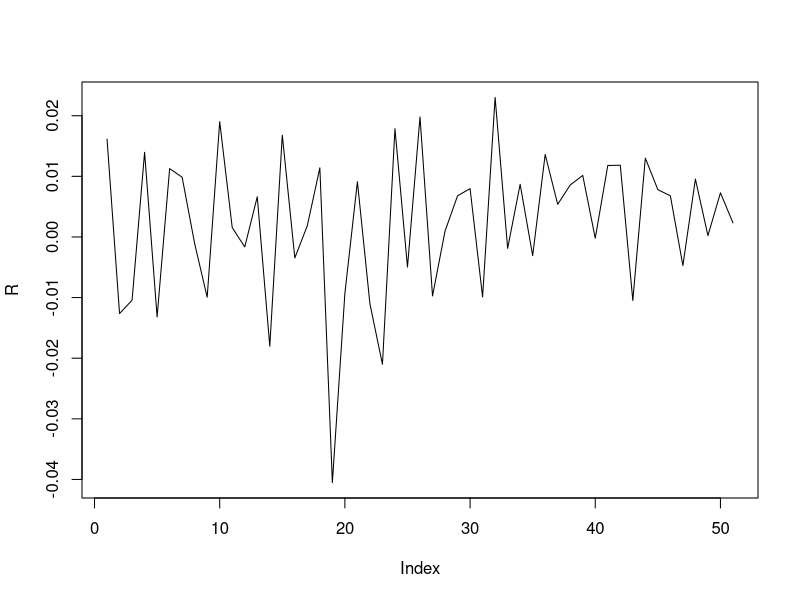
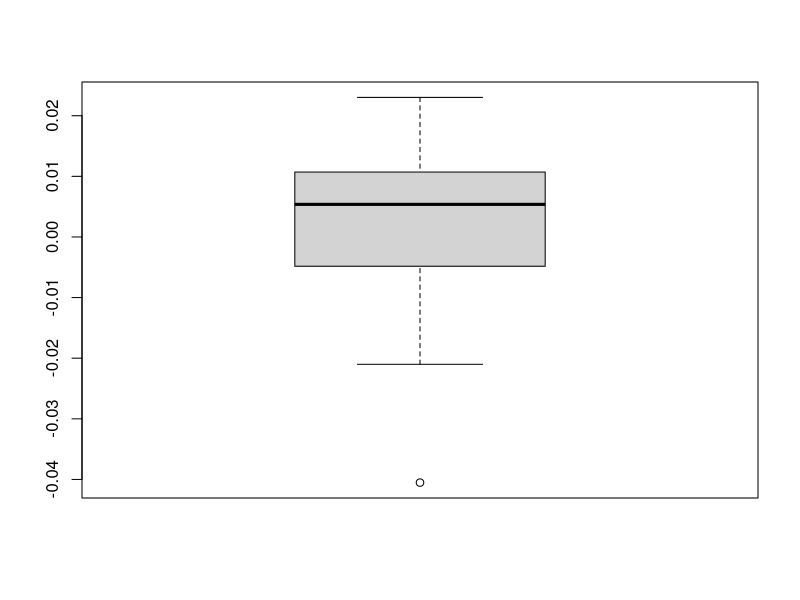
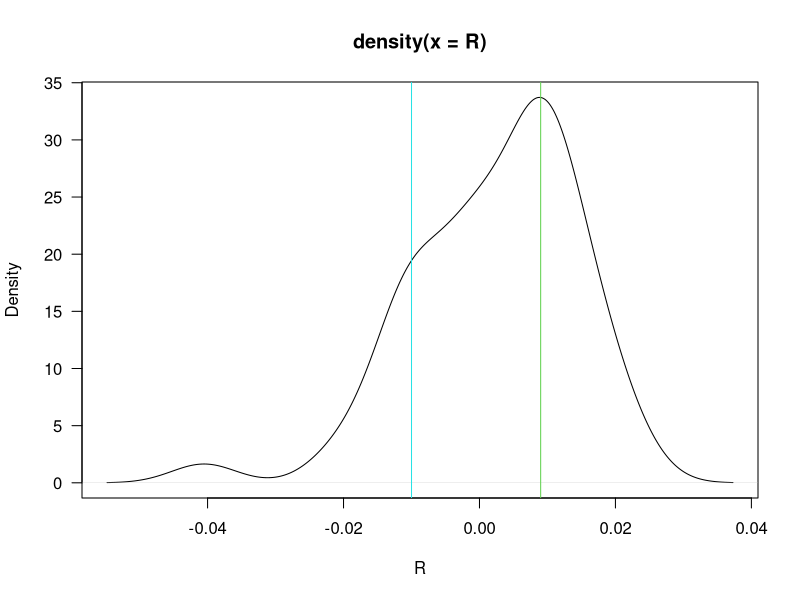
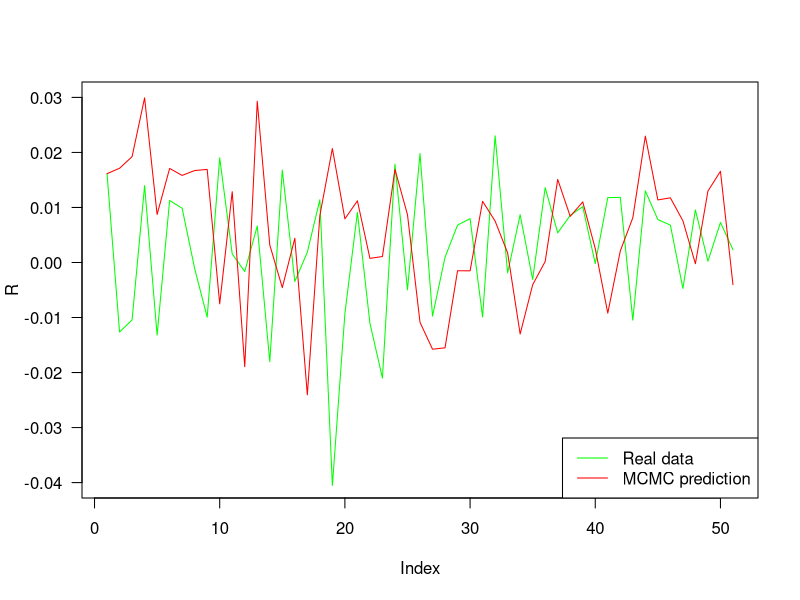
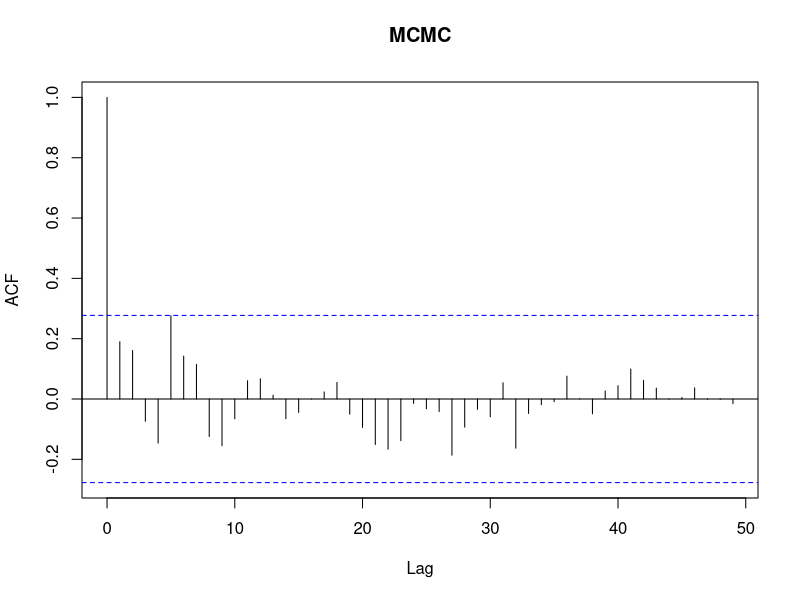
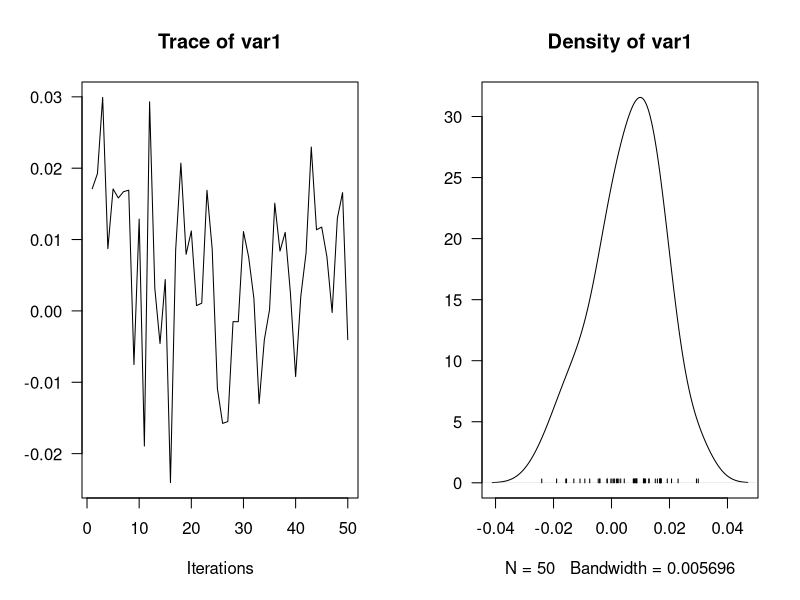

The R source for these figures, in order:
## ---- chunk 1
knitr::opts_chunk$set(echo = F)
library(coda)

## ---- chunk 2

setwd("~/Desktop/STAT-S 426/STAT-S426-Project")
SP500 <- read.csv("Data.txt",header = F)
R = c()
for (i in 2:nrow(SP500)){
  R = c(R, log(SP500$V2[i]/SP500$V2[i-1]))
}

## ---- chunk 3
plot(R,type = 'l')
boxplot(R)
summary(R)

plot(density(R),las = 1, xlab = 'R')
abline(v=0.009, col = 3)
abline(v= -0.01, col = 5)

length(subset(R, R > 0.011))
length(subset(R, R > 0.003 & R < 0.011))

length(subset(R, R > -0.008 & R < 0.003))
length(subset(R, R < -0.008))
## ---- chunk 4
# K = # of mixture normal models 
# T = total # of days
# pi = proportion of each normal model
# mu = mean of each normal
# theta = variance of each normal
# v_t ~ Uniform[0,1]
# Gt = k -> which normal model

mu = c(0.009, -0.001)
s2 = c(0.0001, 0.0001)
p = c(0.6, 0.4)
K = 2 # the number of mixed normal models

## ---- chunk 5

th = R[1] # the first day of R
THD.MCMC <- NULL
S <- length(R) - 1

for(s in 1:S) {
  pz.unnorm <- p*dnorm(th, mu, sqrt(s2))
  z <- sample(1:K ,1, prob=pz.unnorm) 
    # Note that the sample() function in R normalizes the weights in pz.unnorm. 
    # Otherwise we would have to do it by hand.
  th <- rnorm(1, mu[z], sqrt(s2[z]))
  THD.MCMC <- rbind(THD.MCMC, c(th,z))
}



## ---- chunk 6

plot(R, type = 'l', las = 1, ylab = 'R', col = 'green', ylim = c(-0.04,0.03))

lines(c(R[1],THD.MCMC[,1]), type = 'l', col = 'red')

legend('bottomright',legend = c("Real data", 'MCMC prediction'), lty = c(1,1), col = c('green','red'))

(error = 1/S*sum((R[-1]-THD.MCMC[,1])^2))
## ---- chunk 7
acf(THD.MCMC[,1],lag.max=100, main = 'MCMC')

effectiveSize(THD.MCMC[,1])

thd.mcmc <- mcmc(THD.MCMC[,1])
# summary(thd.mcmc)
plot(thd.mcmc, las = 1)
